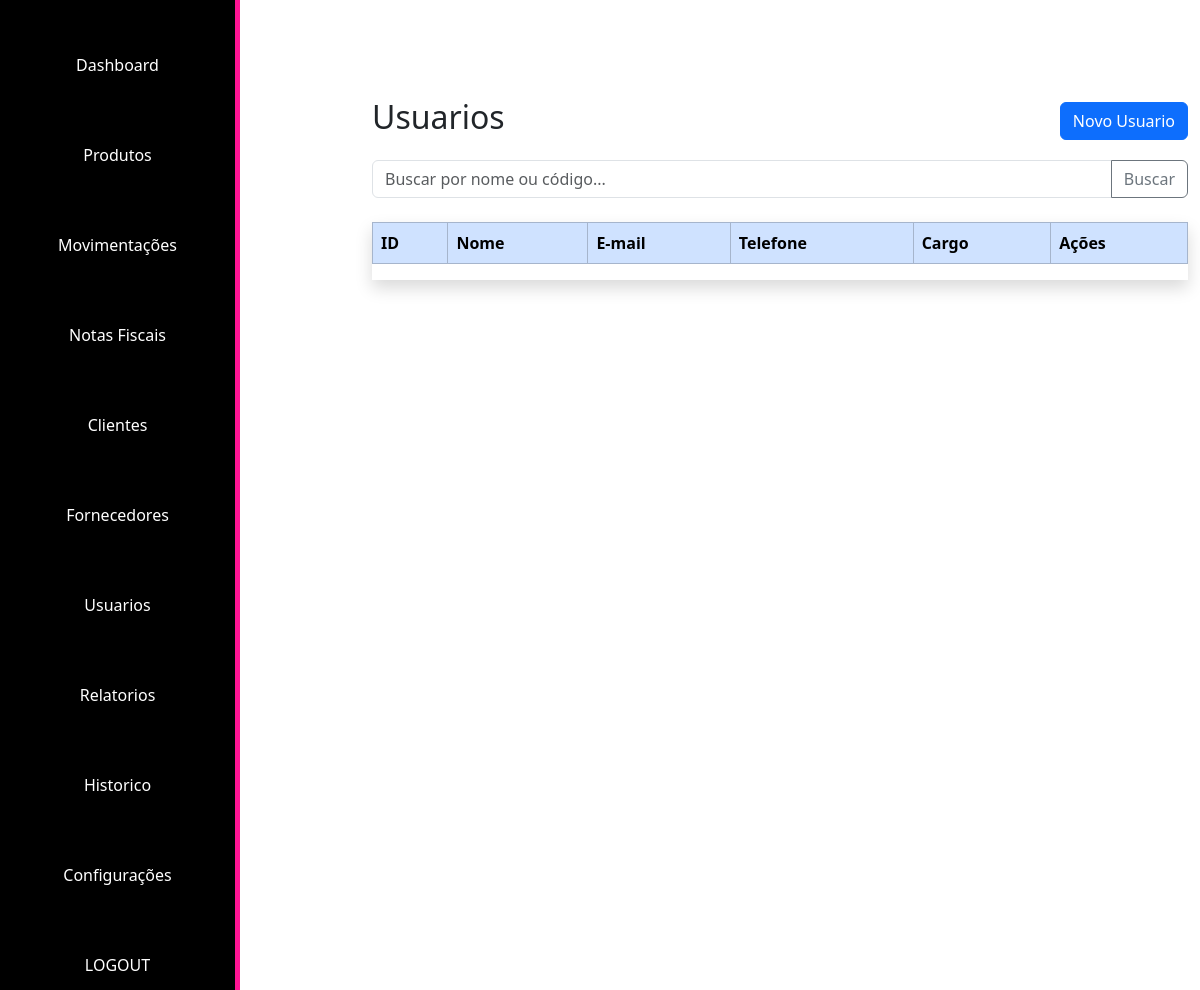
Before: /exibicaoUsuario/ (signed in) with the older database file.
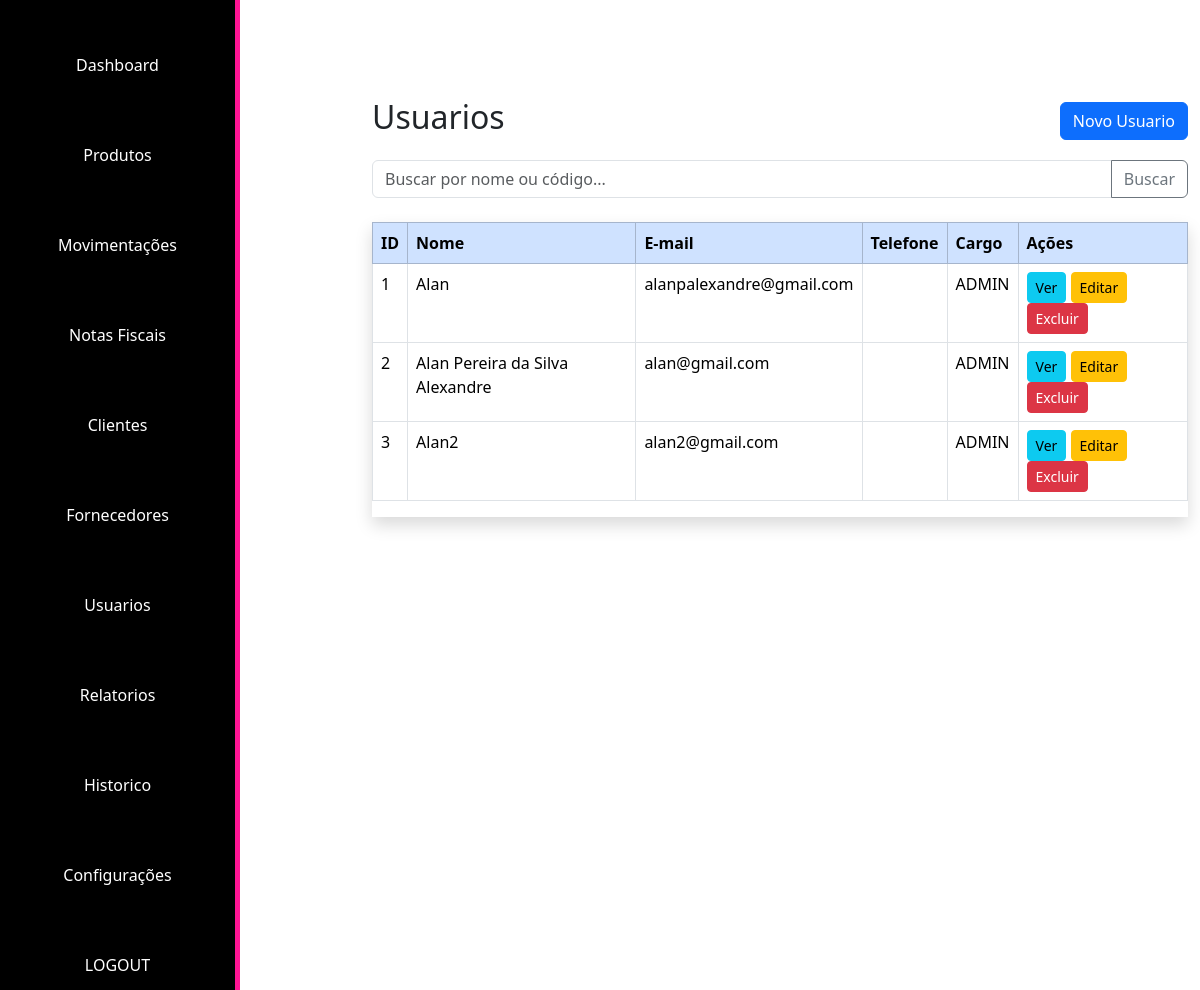
After: the same page with the newer database file.
### app_projeto_TCC/models.py (models this page shows, shortened)
class Usuarios(models.Model):
    nome = models.CharField(max_length=100)
    email = models.EmailField(unique=True)
    senha_hash = models.CharField(max_length=150)
    cargo = models.CharField(max_length=50)
    permissao = models.CharField(max_length=50)

### app_projeto_TCC/views.py (the view)
# urls.py: path('exibicaoUsuario/', views.exibir_usuarios_page, name='exibir_usuarios_page'),
@login_required(login_url='start_page')
def exibir_usuarios_page(request):
    usuarios = {
        'usuarios': Usuarios.objects.all()
    }
    return render(request, 'exibicao/exibirUsuario.html', usuarios)

### app_projeto_TCC/templates/exibicao/exibirUsuario.html (shortened to what this page needs)
{% extends 'admin/Inicio/index.html' %}
  {% block conteudo %}
  <div class="container mt-5">
    <div class="d-flex justify-content-between align-items-center mb-3">
      <h2>Usuarios</h2>
      <a href="{% url 'cadastroUsuario_page' %}" class="btn btn-primary">Novo Usuario</a>
    </div>
    <form class="input-group mb-4" method="get" action="/usuarios">
      <input type="text" class="form-control" name="busca" placeholder="Buscar por nome ou código...">
      <button class="btn btn-outline-secondary" type="submit">Buscar</button>
    </form>
    <div class="table-responsive shadow">
      <table class="table table-hover table-bordered bg-white">
        <thead class="table-primary">
          <tr>
            <th>ID</th>
            <th>Nome</th>
            <th>E-mail</th>
            <th>Telefone</th>
            <th>Cargo</th>
            <th>Ações</th>
          </tr>
        </thead>
        <tbody>
           {% for usuario in usuarios %}
          <tr>
            <td>{{usuario.id}}</td>
            <td>{{usuario.nome}}</td>
            <td>{{usuario.email}}</td>
            <td>{{usuario.telefone}}</td>
            <td>{{usuario.cargo}}</td>
            <td>
              <a href="/usuarios/1" class="btn btn-sm btn-info">Ver</a>
              <a href="/usuarios/1/editar" class="btn btn-sm btn-warning">Editar</a>
              <a href="/usuarios/1/excluir" class="btn btn-sm btn-danger">Excluir</a>
            </td>
          </tr>
          {% endfor %}
        </tbody>
      </table>
    </div>
  </div>
  {%endblock%}

Changed rows visible on the page:
added Usuarios: id "1", nome "Alan", email "alanpalexandre@gmail.com", cargo "ADMIN"
added Usuarios: id "2", nome "Alan Pereira da Silva Alexandre", email "alan@gmail.com", cargo "ADMIN"
added Usuarios: id "3", nome "Alan2", email "alan2@gmail.com", cargo "ADMIN"
